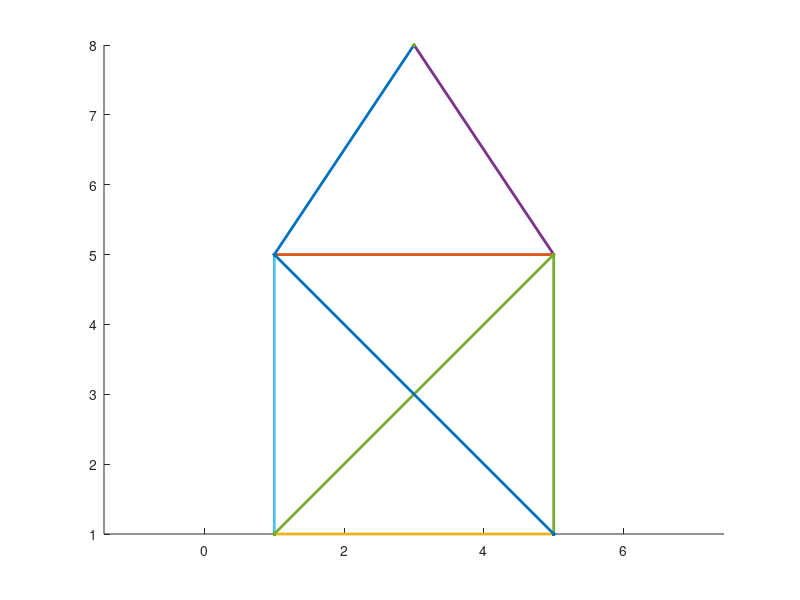

The MATLAB script that drew this image:
function res = test6()
res = 0
figure; hold on; axis equal;
plot([1 1],[1 1], 'LineWidth', 2, 'Marker', '.', 'MarkerSize', 10)
plot([5 5],[1 1], 'LineWidth', 2, 'Marker', '.', 'MarkerSize', 10)
plot([1 5],[1 1], 'LineWidth', 2, 'Marker', '.', 'MarkerSize', 10)
plot([1.00001 1.00001],[1.00001 1.00001], 'LineWidth', 2, 'Marker', '.', 'MarkerSize', 10)
plot([1.00001 1.00001],[5.00001 5.00001], 'LineWidth', 2, 'Marker', '.', 'MarkerSize', 10)
plot([1.00001 1.00001],[1.00001 5.00001], 'LineWidth', 2, 'Marker', '.', 'MarkerSize', 10)
plot([1 1],[5.00002 5.00002], 'LineWidth', 2, 'Marker', '.', 'MarkerSize', 10)
plot([5 5],[5 5], 'LineWidth', 2, 'Marker', '.', 'MarkerSize', 10)
plot([1 5],[5.00002 5], 'LineWidth', 2, 'Marker', '.', 'MarkerSize', 10)
plot([4.99999 4.99999],[4.99999 4.99999], 'LineWidth', 2, 'Marker', '.', 'MarkerSize', 10)
plot([5 5],[0.99999 0.99999], 'LineWidth', 2, 'Marker', '.', 'MarkerSize', 10)
plot([4.99999 5],[4.99999 0.99999], 'LineWidth', 2, 'Marker', '.', 'MarkerSize', 10)
plot([3 3],[7.99999 7.99999], 'LineWidth', 2, 'Marker', '.', 'MarkerSize', 10)
plot([0.99999 0.99999],[5 5], 'LineWidth', 2, 'Marker', '.', 'MarkerSize', 10)
plot([3 0.99999],[7.99999 5], 'LineWidth', 2, 'Marker', '.', 'MarkerSize', 10)
plot([5.00001 5.00001],[5 5], 'LineWidth', 2, 'Marker', '.', 'MarkerSize', 10)
plot([3.00001 3.00001],[8 8], 'LineWidth', 2, 'Marker', '.', 'MarkerSize', 10)
plot([5.00001 3.00001],[5 8], 'LineWidth', 2, 'Marker', '.', 'MarkerSize', 10)
plot([3 3],[8 8], 'LineWidth', 2, 'Marker', '.', 'MarkerSize', 10)
plot([5 5],[5 5], 'LineWidth', 2, 'Marker', '.', 'MarkerSize', 10)
plot([1 1],[5 5], 'LineWidth', 2, 'Marker', '.', 'MarkerSize', 10)
plot([1 1],[1 1], 'LineWidth', 2, 'Marker', '.', 'MarkerSize', 10)
plot([5 5],[1 1], 'LineWidth', 2, 'Marker', '.', 'MarkerSize', 10)
plot([0.999993 0.999993],[0.999993 0.999993], 'LineWidth', 2, 'Marker', '.', 'MarkerSize', 10)
plot([4.99999 4.99999],[4.99999 4.99999], 'LineWidth', 2, 'Marker', '.', 'MarkerSize', 10)
plot([0.999993 4.99999],[0.999993 4.99999], 'LineWidth', 2, 'Marker', '.', 'MarkerSize', 10)
plot([0.99999 0.99999],[5 5], 'LineWidth', 2, 'Marker', '.', 'MarkerSize', 10)
plot([4.99999 4.99999],[0.999995 0.999995], 'LineWidth', 2, 'Marker', '.', 'MarkerSize', 10)
plot([0.99999 4.99999],[5 0.999995], 'LineWidth', 2, 'Marker', '.', 'MarkerSize', 10)
